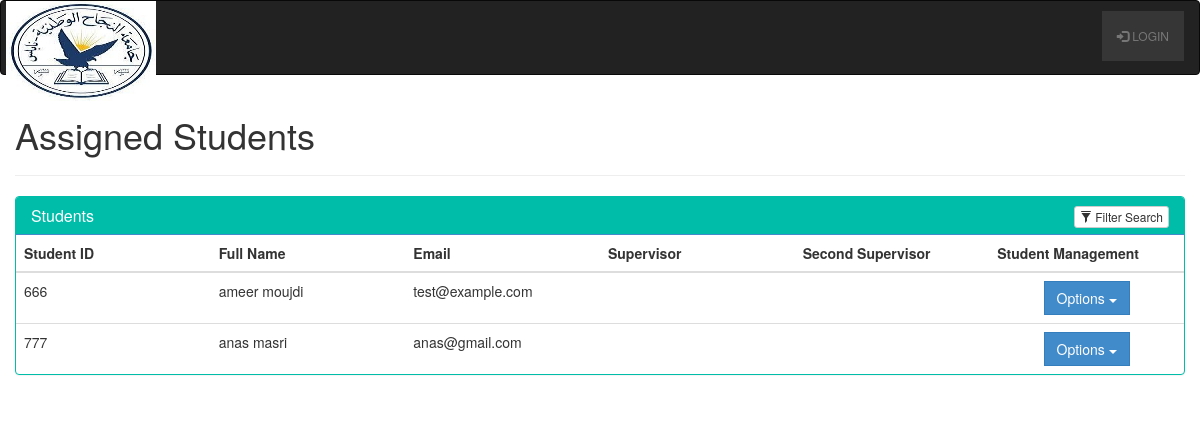
The app's page /lecturer/students-view.php with its own data.
### tables this page shows
CREATE TABLE `users` (
  `id` varchar(8) NOT NULL,
  `name` varchar(25) NOT NULL,
  `surname` varchar(25) NOT NULL,
  `email` varchar(100) NOT NULL,
  `username` varchar(10) NOT NULL,
  `password` varchar(10) NOT NULL,
  `rank` varchar(15) NOT NULL,
  `level` int(1) NOT NULL
);

### lecturer/students-view.php (the view, shortened to what this page needs)
<!DOCTYPE html>
<html>
  <?php
    include "../includes/header.php";
    include "../includes/lecturer-navbar.php";
    include "../db_handler.php";
  ?>
  <link rel="stylesheet" href="https://maxcdn.bootstrapcdn.com/bootstrap/3.3.7/css/bootstrap.min.css">
<head>
    <link rel="stylesheet" type="text/css" href="bootstrap/css/bootstrap.min.css"/>
</head>
<body>
<div class="container">
    <div class="row">
      <h1>Assigned Students</h1>
      <hr>
        <div class="panel panel-primary filterable" style="border-color: #00bdaa;">
            <div class="panel-heading" style="background-color: #00bdaa;">
                <h3 class="panel-title">Students</h3>
                <div class="pull-right">
                    <button class="btn btn-default btn-xs btn-filter"><span class="glyphicon glyphicon-filter"></span> Filter Search</button>
                </div>
            </div>
            <table class="table">
                <thead>
                    <tr class="filters">
                        <th><input type="text" class="form-control" placeholder="Student ID" disabled></th>
                        <th><input type="text" class="form-control" placeholder="Full Name" disabled></th>
                        <th><input type="text" class="form-control" placeholder="Email" disabled></th>
                        <th><input type="text" class="form-control" placeholder="Supervisor" disabled></th>
                        <th><input type="text" class="form-control" placeholder="Second Supervisor" disabled></th>
                        <th><input type="text" class="form-control" placeholder="Student Management" disabled></th>
                    </tr>
                </thead>
                <tbody>
                    <?php
                        $output = '';
                        if(isset($_POST["query"]))
                        {
                         $search = mysqli_real_escape_string($conn, $_POST["query"]);
                         $query = "
                          SELECT * FROM users
                          WHERE name LIKE '%".$search."%'
                          OR surname LIKE '%".$search."%'
                          OR email LIKE '%".$search."%'
                          OR username LIKE '%".$search."%'
                          OR supervisor LIKE '%".$search."%'
                          OR second supervisor LIKE '%".$search."%'
                         ";
                        }
                        else
                        {
                          $query = "SELECT * FROM users WHERE rank='student' ORDER BY name asc";
                        }
                        $result = mysqli_query($conn, $query);
                        if(mysqli_num_rows($result) > 0)
                        {
                         while($row = mysqli_fetch_array($result))
                         {
                        $username = $row["username"];
                          $output .= '
                           <tr>
                            <td>'.$row["id"].'</td>
                            <td>'.$row["name"]. ' ' .$row["surname"].'</td>
                            <td>'.$row["email"].'</td>
                            <td>'.$row["supervisor"].'</td>
                            <td>'.$row["second_supervisor"].'</td>
                          <td class="text-center">
                          <div class="btn-group">
                              <div class="btn-group">
                                <button type="button" class="btn btn-primary dropdown-toggle" data-toggle="dropdown">Options <span class="caret"></span>
                                </button>
                                <ul class="dropdown-menu" role="menu">
                                  <li>
                                    <a href="add-mark.php?id=' . $username . '">Add Mark</a>
                                  </li>
                                  <li>
                                    <a href="#">Add To Module</a>
                                  </li>
                                  <li>
                                    <a href="#">Add Coursework Mark</a>
                                  </li>
                                  <li>
                                    <a href="#">Add Exam Mark</a>
                                  </li>
                                  <li>
                                    <a href="assign-supervisor.php?id=' . $username . '">Assign Supervisor</a>
                                  </li>
                                  <li>
                                    <a href="edit-student.php?id=' . $username . '">Edit Student Details</a>
                                  </li>
                                  <li>
                                    <a href="remove-student.php?id=' . $username . '">Remove Student</a>
                                  </li>
                                </ul>
                              </div>
                            </div>
                          </td>
                           </tr>
                        </div>
                          ';
                         }
                         echo $output;
                        }
                    ?>
            </div>
</body>
</html>

### includes/lecturer-navbar.php (style rules this page uses)
div { display: block; }

### lecturer/students-view.php (style rules this page uses)
.filterable { margin-top: 15px; }
.filterable .panel-heading .pull-right { margin-top: -20px; }
.filterable .filters input[disabled] { background-color: transparent; border: none; cursor: auto; box-shadow: none; padding: 0; height: auto; }

### records on screen
users: id "666", name "ameer", surname "moujdi", email "test@example.com"
users: id "777", name "anas", surname "masri", email "anas@gmail.com"
